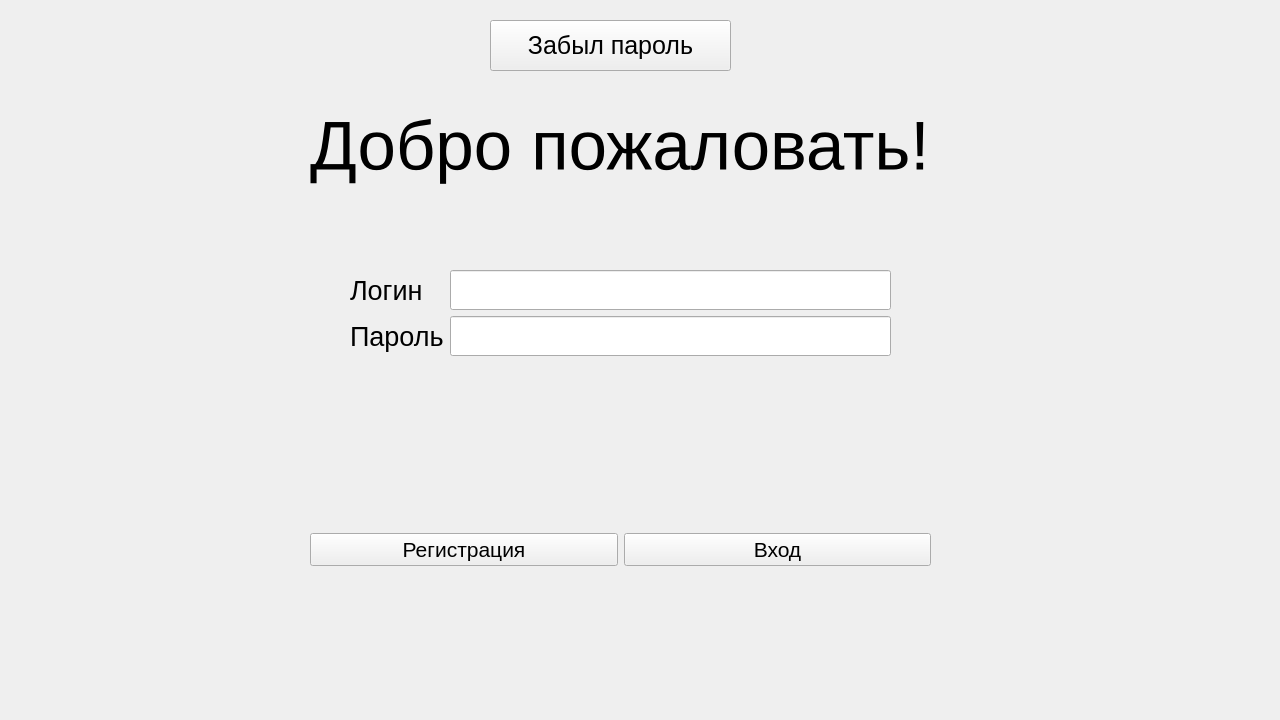
<?xml version="1.0" encoding="UTF-8"?>
<ui version="4.0">
 <class>Form</class>
 <widget class="QWidget" name="Form">
  <property name="geometry">
   <rect>
    <x>0</x>
    <y>0</y>
    <width>1280</width>
    <height>720</height>
   </rect>
  </property>
  <property name="sizePolicy">
   <sizepolicy hsizetype="Fixed" vsizetype="Fixed">
    <horstretch>0</horstretch>
    <verstretch>0</verstretch>
   </sizepolicy>
  </property>
  <property name="windowTitle">
   <string>Вход</string>
  </property>
  <property name="layoutDirection">
   <enum>Qt::LayoutDirection::LeftToRight</enum>
  </property>
  <widget class="QWidget" name="formLayoutWidget">
   <property name="geometry">
    <rect>
     <x>350</x>
     <y>270</y>
     <width>541</width>
     <height>161</height>
    </rect>
   </property>
   <layout class="QFormLayout" name="formLayout">
    <item row="2" column="0">
     <widget class="QLabel" name="label_2">
      <property name="font">
       <font>
        <pointsize>20</pointsize>
       </font>
      </property>
      <property name="text">
       <string>Пароль</string>
      </property>
     </widget>
    </item>
    <item row="0" column="0">
     <widget class="QLabel" name="label">
      <property name="font">
       <font>
        <pointsize>20</pointsize>
       </font>
      </property>
      <property name="text">
       <string>Логин</string>
      </property>
     </widget>
    </item>
    <item row="0" column="1">
     <widget class="QLineEdit" name="login">
      <property name="font">
       <font>
        <pointsize>21</pointsize>
       </font>
      </property>
     </widget>
    </item>
    <item row="2" column="1">
     <widget class="QLineEdit" name="password">
      <property name="font">
       <font>
        <pointsize>21</pointsize>
       </font>
      </property>
     </widget>
    </item>
   </layout>
  </widget>
  <widget class="QLabel" name="label_3">
   <property name="geometry">
    <rect>
     <x>310</x>
     <y>60</y>
     <width>641</width>
     <height>171</height>
    </rect>
   </property>
   <property name="font">
    <font>
     <pointsize>52</pointsize>
    </font>
   </property>
   <property name="text">
    <string>Добро пожаловать!</string>
   </property>
  </widget>
  <widget class="QLabel" name="text_error">
   <property name="enabled">
    <bool>true</bool>
   </property>
   <property name="geometry">
    <rect>
     <x>190</x>
     <y>620</y>
     <width>941</width>
     <height>61</height>
    </rect>
   </property>
   <property name="font">
    <font>
     <family>Segoe UI</family>
     <pointsize>18</pointsize>
     <bold>true</bold>
    </font>
   </property>
   <property name="layoutDirection">
    <enum>Qt::LayoutDirection::LeftToRight</enum>
   </property>
   <property name="autoFillBackground">
    <bool>false</bool>
   </property>
   <property name="text">
    <string/>
   </property>
  </widget>
  <widget class="QWidget" name="horizontalLayoutWidget">
   <property name="geometry">
    <rect>
     <x>310</x>
     <y>510</y>
     <width>621</width>
     <height>80</height>
    </rect>
   </property>
   <layout class="QHBoxLayout" name="horizontalLayout">
    <item>
     <widget class="QPushButton" name="btn_reg">
      <property name="font">
       <font>
        <pointsize>16</pointsize>
       </font>
      </property>
      <property name="text">
       <string>Регистрация</string>
      </property>
     </widget>
    </item>
    <item>
     <widget class="QPushButton" name="btn_enter">
      <property name="font">
       <font>
        <pointsize>16</pointsize>
       </font>
      </property>
      <property name="text">
       <string>Вход</string>
      </property>
     </widget>
    </item>
   </layout>
  </widget>
  <widget class="QPushButton" name="btn_forget_password">
   <property name="geometry">
    <rect>
     <x>490</x>
     <y>20</y>
     <width>241</width>
     <height>51</height>
    </rect>
   </property>
   <property name="font">
    <font>
     <pointsize>19</pointsize>
    </font>
   </property>
   <property name="text">
    <string>Забыл пароль</string>
   </property>
  </widget>
 </widget>
 <resources/>
 <connections/>
</ui>
